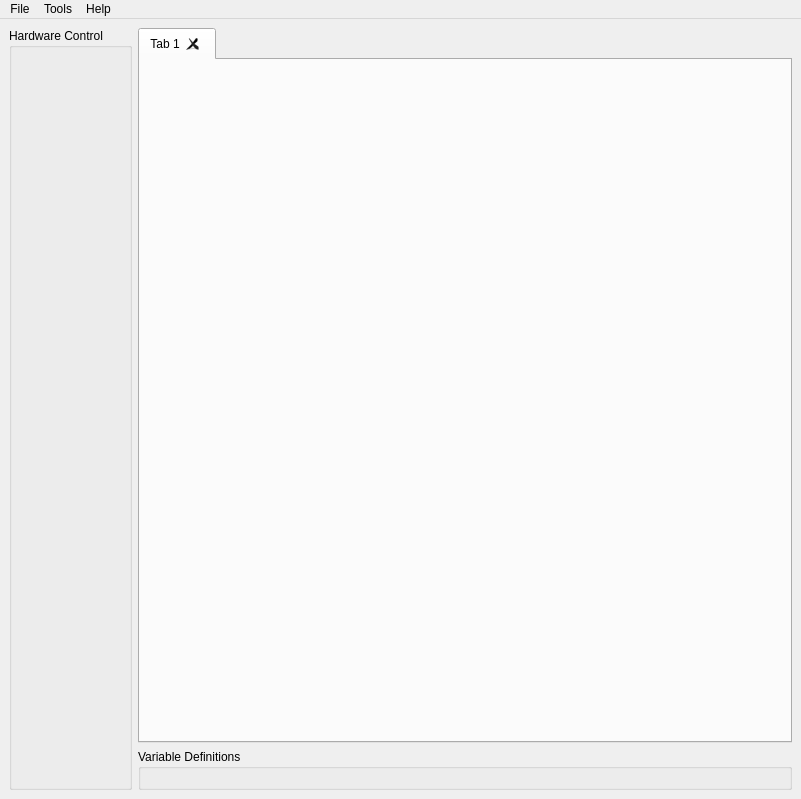
<?xml version="1.0" encoding="UTF-8"?>
<ui version="4.0">
 <class>MainWindow</class>
 <widget class="QMainWindow" name="MainWindow">
  <property name="geometry">
   <rect>
    <x>0</x>
    <y>0</y>
    <width>801</width>
    <height>799</height>
   </rect>
  </property>
  <property name="sizePolicy">
   <sizepolicy hsizetype="MinimumExpanding" vsizetype="MinimumExpanding">
    <horstretch>0</horstretch>
    <verstretch>0</verstretch>
   </sizepolicy>
  </property>
  <property name="minimumSize">
   <size>
    <width>0</width>
    <height>0</height>
   </size>
  </property>
  <property name="windowTitle">
   <string>MainWindow</string>
  </property>
  <widget class="QWidget" name="centralwidget">
   <layout class="QHBoxLayout" name="horizontalLayout">
    <item>
     <widget class="QGroupBox" name="groupBox">
      <property name="sizePolicy">
       <sizepolicy hsizetype="Minimum" vsizetype="Preferred">
        <horstretch>0</horstretch>
        <verstretch>0</verstretch>
       </sizepolicy>
      </property>
      <property name="maximumSize">
       <size>
        <width>320</width>
        <height>16777215</height>
       </size>
      </property>
      <property name="title">
       <string>Hardware Control</string>
      </property>
      <layout class="QVBoxLayout" name="verticalLayout_2">
       <item>
        <widget class="HardwareWidget" name="hardwareWidget" native="true"/>
       </item>
      </layout>
     </widget>
    </item>
    <item>
     <layout class="QVBoxLayout" name="verticalLayout">
      <item>
       <widget class="GraphTabWidget" name="tabWidget">
        <property name="currentIndex">
         <number>0</number>
        </property>
        <property name="documentMode">
         <bool>false</bool>
        </property>
        <property name="tabsClosable">
         <bool>true</bool>
        </property>
        <property name="movable">
         <bool>true</bool>
        </property>
        <widget class="QWidget" name="tab">
         <attribute name="title">
          <string>Tab 1</string>
         </attribute>
         <layout class="QVBoxLayout" name="verticalLayout_3"/>
        </widget>
       </widget>
      </item>
      <item>
       <widget class="QGroupBox" name="groupBox_3">
        <property name="sizePolicy">
         <sizepolicy hsizetype="Preferred" vsizetype="Preferred">
          <horstretch>0</horstretch>
          <verstretch>0</verstretch>
         </sizepolicy>
        </property>
        <property name="maximumSize">
         <size>
          <width>16777215</width>
          <height>220</height>
         </size>
        </property>
        <property name="title">
         <string>Variable Definitions</string>
        </property>
        <layout class="QHBoxLayout" name="horizontalLayout_6">
         <item>
          <widget class="VariableWidget" name="widget_2" native="true"/>
         </item>
        </layout>
       </widget>
      </item>
     </layout>
    </item>
   </layout>
  </widget>
  <widget class="QMenuBar" name="menubar">
   <property name="geometry">
    <rect>
     <x>0</x>
     <y>0</y>
     <width>801</width>
     <height>20</height>
    </rect>
   </property>
   <widget class="QMenu" name="menuFile">
    <property name="title">
     <string>File</string>
    </property>
    <addaction name="actionNew"/>
    <addaction name="separator"/>
    <addaction name="actionOpen"/>
    <addaction name="actionOpen_Recent"/>
    <addaction name="separator"/>
    <addaction name="actionSave"/>
    <addaction name="actionSave_As"/>
    <addaction name="separator"/>
    <addaction name="actionQuit"/>
   </widget>
   <widget class="QMenu" name="menuHelp">
    <property name="title">
     <string>Help</string>
    </property>
    <addaction name="actionAbout"/>
   </widget>
   <widget class="QMenu" name="menuTools">
    <property name="title">
     <string>Tools</string>
    </property>
    <addaction name="actionCreate_calibration_data"/>
   </widget>
   <addaction name="menuFile"/>
   <addaction name="menuTools"/>
   <addaction name="menuHelp"/>
  </widget>
  <action name="actionNew">
   <property name="text">
    <string>New i</string>
   </property>
  </action>
  <action name="actionSave">
   <property name="text">
    <string>Save</string>
   </property>
  </action>
  <action name="actionOpen">
   <property name="text">
    <string>Open</string>
   </property>
  </action>
  <action name="actionOpen_Recent">
   <property name="text">
    <string>Open Recent</string>
   </property>
  </action>
  <action name="actionSave_As">
   <property name="text">
    <string>Save As...</string>
   </property>
  </action>
  <action name="actionQuit">
   <property name="text">
    <string>Quit</string>
   </property>
  </action>
  <action name="actionAbout">
   <property name="text">
    <string>About</string>
   </property>
  </action>
  <action name="actionCreate_calibration_data">
   <property name="text">
    <string>Create calibration data</string>
   </property>
  </action>
 </widget>
 <customwidgets>
  <customwidget>
   <class>GraphTabWidget</class>
   <extends>QTabWidget</extends>
   <header>GraphTabWidget</header>
   <container>1</container>
  </customwidget>
  <customwidget>
   <class>VariableWidget</class>
   <extends>QWidget</extends>
   <header>VariableWidget</header>
   <container>1</container>
  </customwidget>
  <customwidget>
   <class>HardwareWidget</class>
   <extends>QWidget</extends>
   <header>HardwareWidget</header>
   <container>1</container>
  </customwidget>
 </customwidgets>
 <resources/>
 <connections/>
</ui>
